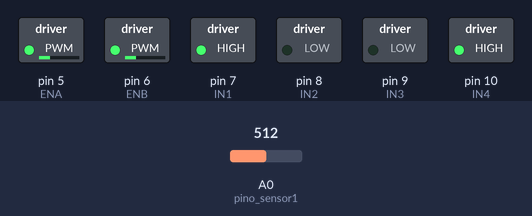
The sketch below on a simulated Arduino Nano, built with avr-gcc and run on an emulated ATmega328P. On the bench: switched loads named in the sketch (green lamp = pin HIGH). Inputs (shaded band) come from the test bench; at power-on: A0 (pino_sensor1) = 512. What the sketch prints to the serial monitor is not drawn.

Above: at 0.1 s.
Timing chart, 0 to 1.6 s (numbered marks = the images above):
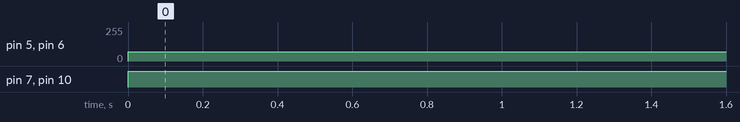

Measured:
- by itself, pin 5 (ENA), pin 6 (ENB): 0/255 → 70/255 at 0.00 s
- by itself, pin 7 (IN1), pin 10 (IN4): LOW → HIGH at 0.00 s

The sketch:

Controle_Sensor_de_Linha.ino
```cpp
//Programa : Controle 2 motores DC usando Ponte H L298N
//Autor : FILIPEFLOP

//Definicoes pinos Arduino ligados a entrada da Ponte H
int ENA = 5;
int ENB = 6;
int IN1 = 7;
int IN2 = 8;
int IN3 = 9;
int IN4 = 10;

//sensores
int pino_sensor1 = A0;
int pino_sensor2 = A1;
int pino_sensor3 = A2;
int pino_sensor4 = A3;
int pino_sensor5 = A4;
int pino_sensor6 = A5;
int pino_sensor7 = A6;

//verificadores de estado de sensor
int estado_sensor1;
int estado_sensor2;
int estado_sensor3;
int estado_sensor4;
int estado_sensor5;
int estado_sensor6;
int estado_sensor7;

int velocidade = 70;
void setup()
{
  Serial.begin(115200);
  //Define os pinos como saida
 pinMode(ENA, OUTPUT);
 pinMode(ENB, OUTPUT);
 pinMode(IN1, OUTPUT);
 pinMode(IN2, OUTPUT);
 pinMode(IN3, OUTPUT);
 pinMode(IN4, OUTPUT);

 digitalWrite(ENA, HIGH);
 digitalWrite(ENB, HIGH);

  pinMode(pino_sensor1, INPUT_PULLUP);
  pinMode(pino_sensor2, INPUT_PULLUP);
  pinMode(pino_sensor3, INPUT_PULLUP);
  pinMode(pino_sensor4, INPUT_PULLUP);
  pinMode(pino_sensor5, INPUT_PULLUP);
  pinMode(pino_sensor6, INPUT_PULLUP);
  pinMode(pino_sensor7, INPUT_PULLUP);
}


void loop()
{
  if(analogRead(pino_sensor1) < 900 || analogRead(pino_sensor2) < 900){
      Serial.println("Motor Ligado");
      analogWrite(ENB,velocidade);
      digitalWrite(IN3, LOW);
      digitalWrite(IN4, HIGH);
      analogWrite(ENA,velocidade);
      digitalWrite(IN1, HIGH);
      digitalWrite(IN2, LOW);
      delay(1000);
   }
   else{
      Serial.println("Motor Desligado");
      digitalWrite(IN1, HIGH);
      digitalWrite(IN2, HIGH);
      digitalWrite(IN3, HIGH);
      digitalWrite(IN4, HIGH);
   }
 //Gira o Motor A no sentido horario

 delay(10);// Serial.println("Motor Parado");
}
```
